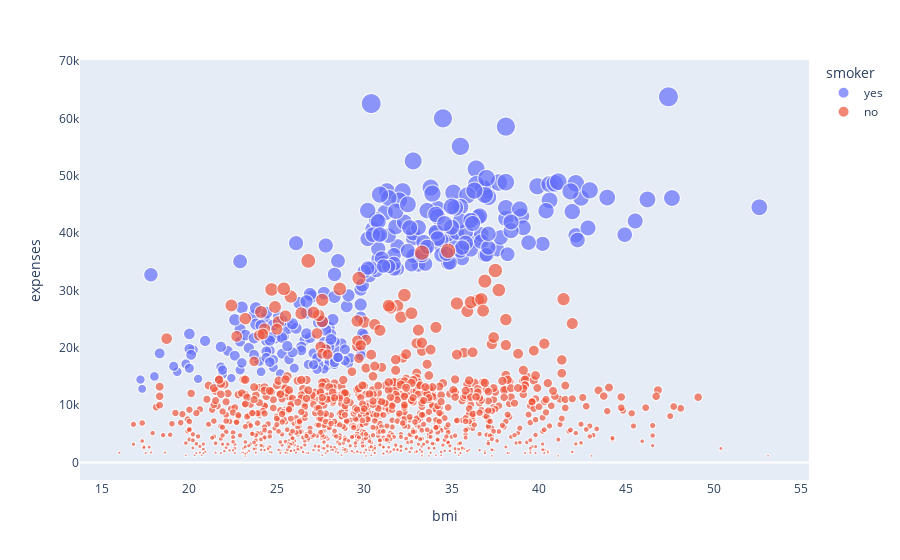

The code cell stored with this chart in its notebook:
### Code cell
fig = px.scatter(insurance, x=insurance.bmi, y=insurance.expenses, color = 'smoker',size = insurance.expenses)

fig.update_layout(
    xaxis = dict(
        showgrid = False,
        showline = False,
    ),
    yaxis = dict(
        showgrid = False,
        showline = False,
    ))
fig.show()

### Figure 1 — Plotly figure (JSON) as saved in the notebook; plotly's stock layout.template omitted (floating-point values rounded to 4 significant figures; data arrays with more than 128 entries replaced by an {"elided": "..."} marker saying what was removed)
{"data": [{"hovertemplate": "smoker=yes<br>bmi=%{x}<br>expenses=%{marker.size}<extra></extra>", "legendgroup": "yes", "marker": {"color": "#636efa", "size": {"elided": "274 float values"}, "sizemode": "area", "sizeref": 159.4, "symbol": "circle"}, "mode": "markers", "name": "yes", "showlegend": true, "type": "scattergl", "x": {"elided": "274 float values"}, "xaxis": "x", "y": {"elided": "274 float values"}, "yaxis": "y"}, {"hovertemplate": "smoker=no<br>bmi=%{x}<br>expenses=%{marker.size}<extra></extra>", "legendgroup": "no", "marker": {"color": "#EF553B", "size": {"elided": "1064 float values"}, "sizemode": "area", "sizeref": 159.4, "symbol": "circle"}, "mode": "markers", "name": "no", "showlegend": true, "type": "scattergl", "x": {"elided": "1064 float values"}, "xaxis": "x", "y": {"elided": "1064 float values"}, "yaxis": "y"}], "layout": {"legend": {"itemsizing": "constant", "title": {"text": "smoker"}, "tracegroupgap": 0}, "margin": {"t": 60}, "xaxis": {"anchor": "y", "domain": [0, 1], "showgrid": false, "showline": false, "title": {"text": "bmi"}}, "yaxis": {"anchor": "x", "domain": [0, 1], "showgrid": false, "showline": false, "title": {"text": "expenses"}}}}
